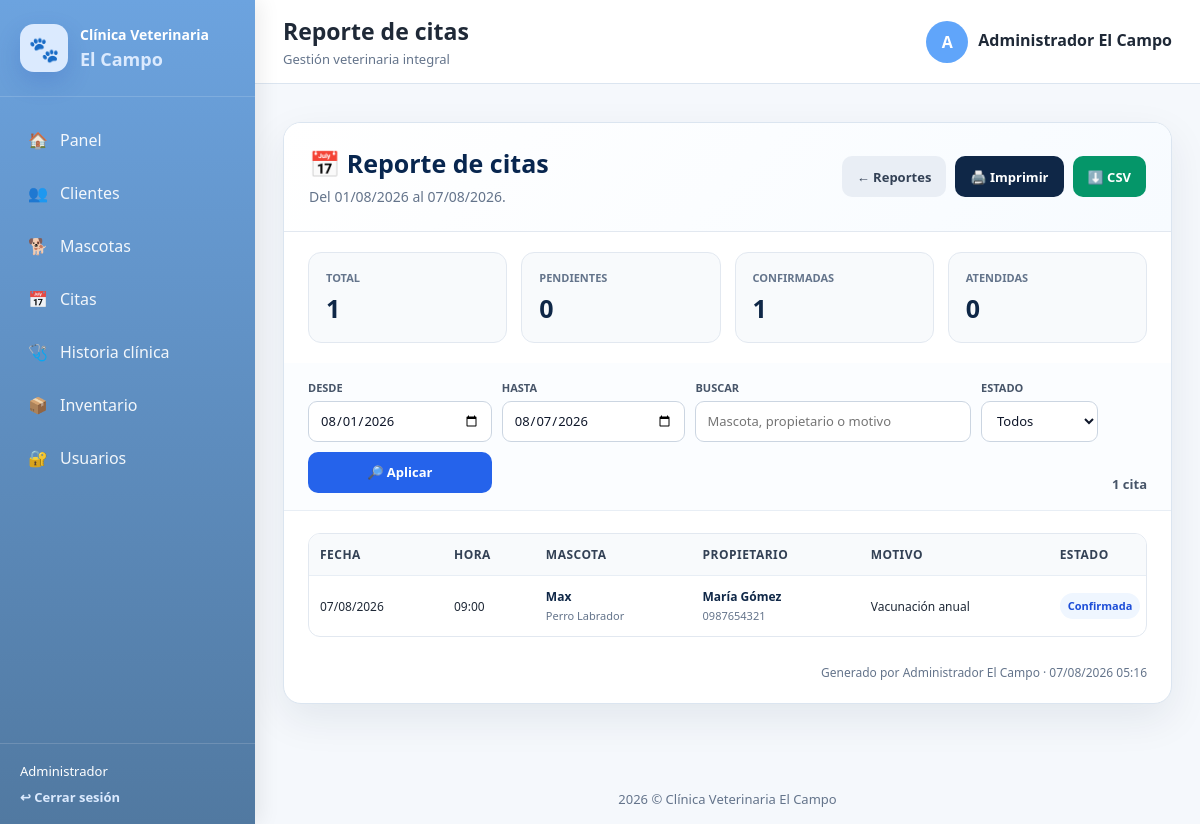
The app's page /reportes/citas.php (signed in) with its own data.
### tables this page shows
CREATE TABLE citas (
    id INT UNSIGNED AUTO_INCREMENT PRIMARY KEY,
    mascota_id INT UNSIGNED NOT NULL,
    fecha DATE NOT NULL,
    hora TIME NOT NULL,
    motivo TEXT NOT NULL,
    estado ENUM('Pendiente', 'Confirmada', 'Atendida', 'Cancelada') NOT NULL DEFAULT 'Pendiente',
    created_at TIMESTAMP NOT NULL DEFAULT CURRENT_TIMESTAMP,
    INDEX idx_citas_fecha (fecha),
    CONSTRAINT fk_citas_mascotas
        FOREIGN KEY (mascota_id) REFERENCES mascotas(id)
        ON UPDATE CASCADE ON DELETE CASCADE
);

CREATE TABLE mascotas (
    id INT UNSIGNED AUTO_INCREMENT PRIMARY KEY,
    cliente_id INT UNSIGNED NOT NULL,
    nombre VARCHAR(100) NOT NULL,
    especie VARCHAR(60) NOT NULL,
    raza VARCHAR(100) NULL,
    sexo ENUM('Macho', 'Hembra') NOT NULL,
    fecha_nacimiento DATE NULL,
    peso DECIMAL(6,2) NULL,
    color VARCHAR(80) NULL,
    alergias TEXT NULL,
    observaciones TEXT NULL,
    created_at TIMESTAMP NOT NULL DEFAULT CURRENT_TIMESTAMP,
    CONSTRAINT fk_mascotas_clientes
        FOREIGN KEY (cliente_id) REFERENCES clientes(id)
        ON UPDATE CASCADE ON DELETE CASCADE
);

CREATE TABLE clientes (
    id INT UNSIGNED AUTO_INCREMENT PRIMARY KEY,
    nombres VARCHAR(100) NOT NULL,
    apellidos VARCHAR(100) NOT NULL,
    cedula VARCHAR(13) NULL UNIQUE,
    telefono VARCHAR(30) NOT NULL,
    email VARCHAR(150) NULL UNIQUE,
    direccion VARCHAR(255) NULL,
    created_at TIMESTAMP NOT NULL DEFAULT CURRENT_TIMESTAMP
);

### reportes/_bootstrap.php (called while the page is built, shortened)
<?php
$raiz = dirname(__DIR__);
require_once $raiz . '/config/app.php';
require_once $raiz . '/includes/auth.php';
function rep_e(mixed $v): string
{
    return htmlspecialchars((string) $v, ENT_QUOTES, 'UTF-8');
}
function rep_url(string $ruta): string
{
    return function_exists('url')
        ? (string) url($ruta)
        : '../' . ltrim($ruta, '/');
}
function rep_fecha(mixed $fecha): string
{
    $v = trim((string) $fecha);
    $d = DateTime::createFromFormat('Y-m-d', $v);
    return $d instanceof DateTime
        ? $d->format('d/m/Y')
        : $v;
}
function rep_hora(mixed $hora): string
{
    $v = trim((string) $hora);
    return $v === '' ? '—' : substr($v, 0, 5);
}
function rep_rango(): array
{
    $desde = trim((string) ($_GET['desde'] ?? date('Y-m-01')));
    $hasta = trim((string) ($_GET['hasta'] ?? date('Y-m-d')));
    $validar = static function (string $f): ?string {
        $d = DateTime::createFromFormat('Y-m-d', $f);
        return $d instanceof DateTime && $d->format('Y-m-d') === $f
            ? $f
            : null;
    };
    $desde = $validar($desde) ?? date('Y-m-01');
    $hasta = $validar($hasta) ?? date('Y-m-d');
    return [$desde, $hasta];
}
function rep_usuario(): string
{
    if (function_exists('current_user')) {
        $u = current_user();
        if (is_array($u)) {
            $n = trim((string) ($u['nombre'] ?? $u['usuario'] ?? ''));
            if ($n !== '') {
                return $n;
            }
        }
    }
    return trim((string) (
        $_SESSION['nombre']
        ?? $_SESSION['usuario']
        ?? 'Usuario'
    ));
}

### config/app.php (called while the page is built, shortened)
<?php
function url(string $ruta = ''): string
{
    $base = rtrim(BASE_URL, '/');
    $ruta = ltrim($ruta, '/');
    return $base . '/' . $ruta;
}

### includes/auth.php (called while the page is built, shortened)
<?php
if (!function_exists('current_user')) {
    function current_user(): array
    {
        return [
            'id' => (int) (
                $_SESSION['usuario_id']
                ?? $_SESSION['id_usuario']
                ?? $_SESSION['user_id']
                ?? $_SESSION['id']
                ?? 0
            ),
            'nombre' => trim(
                (string) (
                    $_SESSION['nombre']
                    ?? $_SESSION['usuario']
                    ?? $_SESSION['nombre_usuario']
                    ?? ''
                )
            ),
            'correo' => trim(
                (string) (
                    $_SESSION['correo']
                    ?? $_SESSION['email']
                    ?? ''
                )
            ),
            'rol' => trim(
                (string) (
                    $_SESSION['rol']
                    ?? $_SESSION['nombre_rol']
                    ?? ''
                )
            ),
        ];
    }
}

### reportes/citas.php (the view, shortened to what this page needs)
<?php
require_once __DIR__ . '/_bootstrap.php';
[$desde, $hasta] = rep_rango();
$estado = trim((string) ($_GET['estado'] ?? ''));
$buscar = trim((string) ($_GET['buscar'] ?? ''));
$citas = [];
$resumen = [
    'total' => 0,
    'Pendiente' => 0,
    'Confirmada' => 0,
    'Atendida' => 0,
];
try {
    $sql = '
        SELECT
            ci.id,
            ci.fecha,
            ci.hora,
            ci.motivo,
            ci.estado,
            m.nombre AS mascota_nombre,
            m.especie AS mascota_especie,
            m.raza AS mascota_raza,
            c.nombres AS cliente_nombres,
            c.apellidos AS cliente_apellidos,
            c.telefono AS cliente_telefono
        FROM citas ci
        INNER JOIN mascotas m
            ON m.id = ci.mascota_id
        INNER JOIN clientes c
            ON c.id = m.cliente_id
        WHERE ci.fecha BETWEEN :desde AND :hasta
    ';
    $params = [
        ':desde' => $desde,
        ':hasta' => $hasta,
    ];
    $sql .= ' ORDER BY ci.fecha DESC, ci.hora DESC, ci.id DESC';
    $q = $pdo->prepare($sql);
    $q->execute($params);
    $citas = $q->fetchAll(PDO::FETCH_ASSOC);
    foreach ($citas as $cita) {
        $resumen['total']++;
        $estadoActual = (string) ($cita['estado'] ?? '');
        if (isset($resumen[$estadoActual])) {
            $resumen[$estadoActual]++;
        }
    }
} catch (Throwable $e) {
    error_log('Reporte citas: ' . $e->getMessage());
    $error = 'No se pudo cargar el reporte de citas.';
}
require_once $raiz . '/includes/header.php';
?>
<div class="rep-page">
    <section class="rep-panel">
        <header class="rep-header">
            <div>
                <h1>📅 Reporte de citas</h1>
                <p>Del <?= rep_e(rep_fecha($desde)) ?> al <?= rep_e(rep_fecha($hasta)) ?>.</p>
            </div>
            <div class="rep-actions">
                <a class="rep-btn rep-btn-secondary" href="<?= rep_e(rep_url('reportes/index.php')) ?>">← Reportes</a>
                <button type="button" class="rep-btn rep-btn-dark" onclick="window.print()">🖨️ Imprimir</button>
                <a class="rep-btn rep-btn-success" href="<?= rep_e(rep_url('reportes/citas.php?' . http_build_query(['desde' => $desde, 'hasta' => $hasta, 'estado' => $estado, 'buscar' => $buscar, 'exportar' => 'csv']))) ?>">⬇️ CSV</a>
            </div>
        </header>
        <div class="rep-stats">
            <article class="rep-stat"><span>Total</span><strong><?= $resumen['total'] ?></strong></article>
            <article class="rep-stat"><span>Pendientes</span><strong><?= $resumen['Pendiente'] ?></strong></article>
            <article class="rep-stat"><span>Confirmadas</span><strong><?= $resumen['Confirmada'] ?></strong></article>
            <article class="rep-stat"><span>Atendidas</span><strong><?= $resumen['Atendida'] ?></strong></article>
        </div>
        <div class="rep-toolbar">
            <form method="GET" class="rep-filter">
                <div class="rep-field"><label for="desde">Desde</label><input type="date" id="desde" name="desde" value="<?= rep_e($desde) ?>"></div>
                <div class="rep-field"><label for="hasta">Hasta</label><input type="date" id="hasta" name="hasta" value="<?= rep_e($hasta) ?>"></div>
                <div class="rep-field"><label for="buscar">Buscar</label><input type="search" id="buscar" name="buscar" value="<?= rep_e($buscar) ?>" placeholder="Mascota, propietario o motivo"></div>
                <div class="rep-field">
                    <label for="estado">Estado</label>
                    <select id="estado" name="estado">
                        <option value="">Todos</option>
                    </select>
                </div>
                <button class="rep-btn rep-btn-primary" type="submit">🔎 Aplicar</button>
            </form>
            <span class="rep-count"><?= count($citas) ?> cita<?= count($citas) === 1 ? '' : 's' ?></span>
        </div>
        <div class="rep-content">
            <?php if ($citas !== []): ?>
                <div class="rep-table-wrap">
                    <table class="rep-table">
                        <thead><tr><th>Fecha</th><th>Hora</th><th>Mascota</th><th>Propietario</th><th>Motivo</th><th>Estado</th></tr></thead>
                        <tbody>
                            <?php foreach ($citas as $cita): ?>
                                <?php
                                $propietario = trim((string) $cita['cliente_nombres'] . ' ' . (string) $cita['cliente_apellidos']);
                                $clase = match ((string) $cita['estado']) {
                                    'Atendida' => 'rep-green',
                                    'Confirmada' => 'rep-blue',
                                    'Cancelada' => 'rep-red',
                                    default => 'rep-yellow',
                                };
                                ?>
                                <tr>
                                    <td><?= rep_e(rep_fecha($cita['fecha'])) ?></td>
                                    <td><?= rep_e(rep_hora($cita['hora'])) ?></td>
                                    <td><span class="rep-main"><?= rep_e($cita['mascota_nombre']) ?></span><span class="rep-sub"><?= rep_e(trim((string) $cita['mascota_especie'] . ' ' . (string) $cita['mascota_raza'])) ?></span></td>
                                    <td><span class="rep-main"><?= rep_e($propietario) ?></span><span class="rep-sub"><?= rep_e($cita['cliente_telefono']) ?></span></td>
                                    <td><?= rep_e($cita['motivo']) ?></td>
                                    <td><span class="rep-badge <?= $clase ?>"><?= rep_e($cita['estado']) ?></span></td>
                                </tr>
                            <?php endforeach; ?>
                        </tbody>
                    </table>
                </div>
            <?php else: ?>
                <div class="rep-empty"><span>📅</span><h2>Sin citas</h2><p>No existen citas para los filtros seleccionados.</p></div>
            <?php endif; ?>
        </div>
        <div class="rep-footer-note">Generado por <?= rep_e(rep_usuario()) ?> · <?= date('d/m/Y H:i') ?></div>
    </section>
</div>
<?php require_once $raiz . '/includes/footer.php'; ?>

### assets/css/style.css (style rules this page uses)
:root { --primary: #3b82f6; --primary-dark: #2f5f93; --primary-light: #eaf3ff; --secondary: #f0a202; --danger: #c0392b; --warning: #b7791f; --success: #23815b; --info: #2563eb; --text: #1f2937; --muted: #64748b; --border: #dbe5f0; --surface: #ffffff; --background: #f5f8fc; --shadow: 0 10px 28px rgba(47, 95, 147, 0.10); --radius: 14px; }
* { box-sizing: border-box; margin: 0; padding: 0; }
body { min-height: 100vh; font-family: "Segoe UI", Arial, sans-serif; color: var(--text); background: var(--background); }
a { color: inherit; text-decoration: none; }
button, input, select, textarea { font: inherit; }
table { width: 100%; border-collapse: collapse; }
th, td { padding: 13px 14px; text-align: left; vertical-align: middle; border-bottom: 1px solid var(--border); white-space: nowrap; }
th { font-size: 12px; text-transform: uppercase; letter-spacing: 0.04em; color: var(--muted); background: #f8fbff; }
tr:last-child td { border-bottom: 0; }
td { font-size: 14px; }
label { font-size: 14px; font-weight: 700; }
input, select, textarea { width: 100%; min-height: 43px; padding: 10px 12px; color: var(--text); border: 1px solid #cfdcd6; border-radius: 9px; outline: none; background: #fff; transition: 0.2s ease; }

### reportes/_styles.php (style rules this page uses)
.rep-page { width:100%;max-width:100%;min-width:0;margin:0 auto;padding:10px 0 42px;box-sizing:border-box }
.rep-panel { width:100%;overflow:hidden;border:1px solid #dbe5f0;border-radius:18px;background:#fff;box-shadow:0 15px 40px rgba(15,35,65,.08) }
.rep-header { display:flex;align-items:center;justify-content:space-between;gap:18px;padding:23px 25px;border-bottom:1px solid #e2e8f0;background:linear-gradient(135deg,#fff,#f7fbff) }
.rep-header>div:first-child { min-width:0;flex:1 }
.rep-header h1 { margin:0 0 6px;color:#08264f;font-size:25px }
.rep-header p { margin:0;color:#64748b;font-size:14px;line-height:1.55 }
.rep-actions { display:flex;align-items:center;gap:9px;flex-wrap:wrap }
.rep-btn { display:inline-flex;align-items:center;justify-content:center;min-height:41px;padding:9px 15px;border:0;border-radius:10px;font:inherit;font-size:13px;font-weight:800;text-decoration:none;cursor:pointer;white-space:nowrap }
.rep-btn-primary { background:#2563eb;color:#fff }
.rep-btn-secondary { background:#e9eef5;color:#334155 }
.rep-btn-success { background:#059669;color:#fff }
.rep-btn-dark { background:#0f2747;color:#fff }
.rep-stats { display:grid;grid-template-columns:repeat(4,minmax(0,1fr));gap:14px;padding:20px 24px }
.rep-stat { padding:17px;border:1px solid #e2e8f0;border-radius:13px;background:#f8fafc }
.rep-stat span { display:block;margin-bottom:6px;color:#64748b;font-size:11px;font-weight:800;text-transform:uppercase }
.rep-stat strong { display:block;color:#0f2747;font-size:25px }
.rep-toolbar { display:flex;align-items:end;justify-content:space-between;gap:14px;padding:17px 24px;border-bottom:1px solid #e8eef5;background:#fbfdff }
.rep-filter { display:grid;grid-template-columns:minmax(145px,1fr) minmax(145px,1fr) minmax(190px,1.5fr) auto;gap:10px;align-items:end;flex:1;min-width:0 }
.rep-field { display:grid;gap:6px;min-width:0 }
.rep-field label { color:#475569;font-size:11px;font-weight:800;text-transform:uppercase }
.rep-field input,.rep-field select { width:100%;min-width:0;min-height:41px;padding:9px 11px;box-sizing:border-box;border:1px solid #cbd5e1;border-radius:9px;background:#fff;color:#0f172a;font:inherit;font-size:13px;outline:none }
.rep-count { white-space:nowrap;color:#475569;font-size:13px;font-weight:800 }
.rep-content { width:100%;min-width:0;padding:22px 24px 27px;box-sizing:border-box }
.rep-table-wrap { width:100%;min-width:0;overflow-x:auto;border:1px solid #e2e8f0;border-radius:12px }
.rep-table { width:100%;min-width:900px;border-collapse:collapse }
.rep-table th,.rep-table td { padding:12px 11px;border-bottom:1px solid #e8eef5;text-align:left;vertical-align:middle;font-size:12px;line-height:1.45 }
.rep-table th { background:#f8fafc;color:#334155;font-weight:800;white-space:nowrap }
.rep-main { display:block;color:#0f2747;font-weight:800 }
.rep-sub { display:block;margin-top:3px;color:#64748b;font-size:11px }
.rep-badge { display:inline-flex;align-items:center;min-height:26px;padding:4px 8px;border-radius:999px;font-size:11px;font-weight:800;white-space:nowrap }
.rep-blue { background:#eff6ff;color:#1d4ed8 }
.rep-footer-note { padding:0 24px 22px;color:#64748b;font-size:12px;text-align:right }

### records on screen
citas: fecha "07/08/2026", hora "09:00", mascota.nombre "Max", mascota.raza "Perro Labrador", clientes.nombres+apellidos "María Gómez", clientes.telefono "0987654321", motivo "Vacunación anual", estado "Confirmada"

### other values on screen
$user['rol'] "Administrador"
$pageTitle "Reporte de citas"
$userInitial "A"
$nombreUsuario "Administrador El Campo"
rep_e(rep_fecha($desde)) "01/08/2026"
rep_e(rep_fecha($hasta)) "07/08/2026"
$resumen['total'] "1"
$resumen['Pendiente'] "0"
$resumen['Confirmada'] "1"
$resumen['Atendida'] "0"
count($citas) "1"
rep_e(rep_usuario()) "Administrador El Campo"
